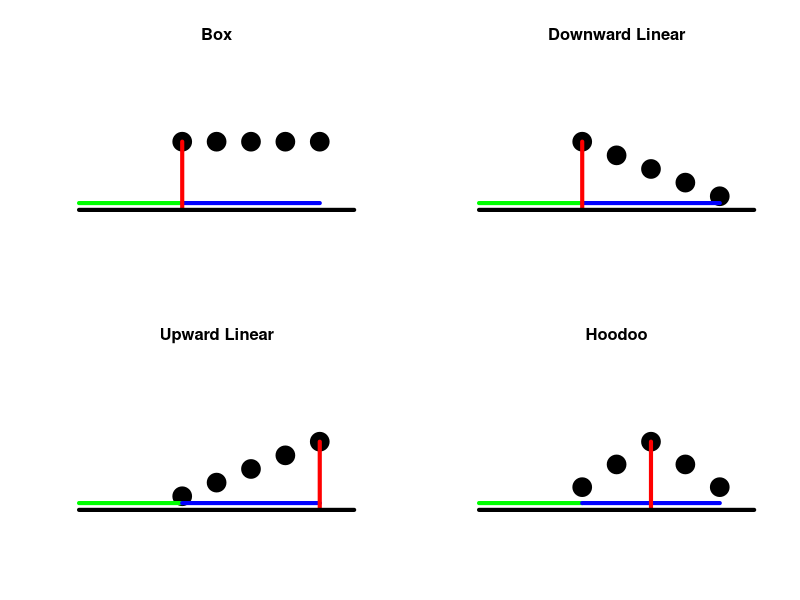

Write R code to recreate this figure.
# Module to construct moving average functions

g_box<-function(x, theta_s, theta_r){
  return(rep(1,length(x)))
}

g_dl<-function(x, theta_s, theta_r){
  return(1-1/theta_r*(x-(theta_s)))
}
  
g_ul<-function(x, theta_s, theta_r){
  return(1/theta_r*(x-(theta_s-1)))
}
  
g_hoodoo<-function(x, theta_s, theta_r){
  y<-rep(0,length(x))
  if ((theta_r %% 2) == 0){
    for(i in 1:length(x)){
      if (x[i] <= (theta_s+theta_r/2-1)){
        y[i]<-2/theta_r*(x[i]-theta_s+1)
      }
      if (x[i] > (theta_s+theta_r/2-1)){
        y[i]<-1-2/theta_r*(x[i]-(theta_s+theta_r/2))
      }
    }
    return(y)
  }
  for(i in 1:length(x)){
    if (x[i] <= (theta_s+(theta_r-1)/2)){
      y[i]<-2/(theta_r+1)*(x[i]-theta_s+1)
    }
    if (x[i] > (theta_s+(theta_r-1)/2)){
      y[i]<-1-2/(theta_r+1)*(x[i]-(theta_s+(theta_r-1)/2))
    }
  }
  return(y)
}

## Some plots
par(mfrow=c(2,2))
theta_s <- 3
theta_r<- 5
x<-theta_s:(theta_s+theta_r-1)
y_box<-g_box(x, theta_s, theta_r)
y_dl<-g_dl(x, theta_s, theta_r)
y_ul<-g_ul(x, theta_s, theta_r)
y_hoodoo<-g_hoodoo(x, theta_s, theta_r)
plot(x,y_box, xlim=c(0,(theta_s+theta_r)), ylim=c(0,2), col="black", xlab="", ylab="",axes=F, cex=3,pch=19, main="Box")
lines(c(0,3),c(0.1,0.1), col="green",lwd=4)
lines(c(3,7),c(0.1,0.1), col="blue", lwd=4)
lines(c(3,3),c(0,1),col="red",lwd=4)
lines(c(0,8),c(0,0), lwd=4)
plot(x,y_dl, xlim=c(0,(theta_s+theta_r)), ylim=c(0,2), col="black",xlab="",ylab="",axes=F,cex=3, pch=19, main="Downward Linear")
lines(c(0,3),c(0.1,0.1), col="green",lwd=4)
lines(c(3,7),c(0.1,0.1), col="blue", lwd=4)
lines(c(3,3),c(0,1),col="red",lwd=4)
lines(c(0,8),c(0,0), lwd=4)
plot(x,y_ul, xlim=c(0,(theta_s+theta_r)), ylim=c(0,2), col="black",xlab="",ylab="",axes=F,cex=3, pch=19, main="Upward Linear")
lines(c(0,3),c(0.1,0.1), col="green",lwd=4)
lines(c(3,7),c(0.1,0.1), col="blue", lwd=4)
lines(c(7,7),c(0,1),col="red",lwd=4)
lines(c(0,8),c(0,0), lwd=4)
plot(x, y_hoodoo, xlim=c(0,(theta_s+theta_r)), ylim=c(0,2), col="black",xlab="",ylab="",axes=F,cex=3, pch=19, main="Hoodoo")
lines(c(0,3),c(0.1,0.1), col="green",lwd=4)
lines(c(3,7),c(0.1,0.1), col="blue", lwd=4)
lines(c(5,5),c(0,1),col="red",lwd=4)
lines(c(0,8),c(0,0), lwd=4)
